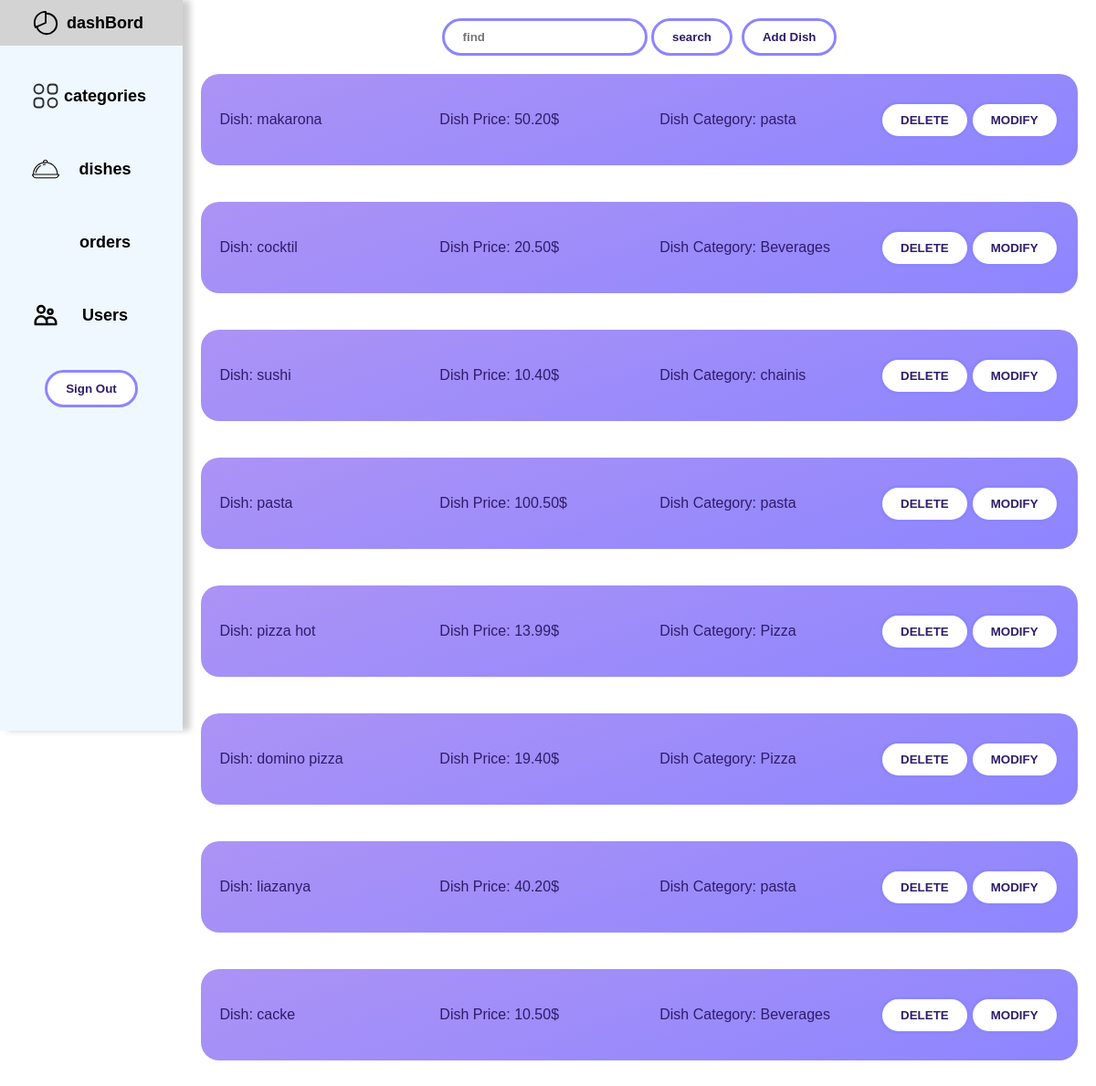
The page /admen/dishes.php on the database its author committed.
### tables this page shows
CREATE TABLE `dishes` (
  `dish_id` int(11) NOT NULL,
  `dish_price` decimal(10,2) NOT NULL,
  `dish_name` varchar(255) DEFAULT NULL,
  `category_id` int(11) NOT NULL
);

CREATE TABLE `categories` (
  `category_id` int(11) NOT NULL,
  `category_name` varchar(100) NOT NULL
);

### admen/dishes.php (the view, shortened to what this page needs)
<?php
include("../db_contect.php");
$mainSql = "SELECT dishes.dish_id, dishes.dish_name, dishes.dish_price, categories.category_name from dishes inner join categories on dishes.category_id = categories.category_id GROUP BY dish_id";
$optionsSql = "SELECT * FROM categories";
$mainList = apllayQuery($con, $mainSql, true);
$optionsList = apllayQuery($con, $optionsSql, true);
?>
<!DOCTYPE html>
<html lang="en">
<head>
    <link rel="stylesheet" href="../styles/dish_style.css">
</head>
<body>
    <?php include("nav.php") ?>
    <main>
        <div class="search_and_add">
            <form method="POST">
                <input type="text" name="search_bar" id="" placeholder="find">
                <input type="submit" name="find" value="search">
            </form>
            <button class="add">Add Dish</button>
        </div>
        <div class="dishes">
            <?php
            if ($_SERVER["REQUEST_METHOD"] == "POST") {
                if (isset($_POST["find"])) {
                    $search = $_POST["search_bar"];
                    showDishes($mainList, $search, $optionsList);
                } elseif (isset($_POST["delete_this_dish"])) {
                    $id = $_POST["did"];
                    apllayQuery($con, "DELETE FROM dishes WHERE dish_id = $id", false);
                    $mainList = apllayQuery($con, $mainSql, true);
                    showDishes($mainList, "", $optionsList);
                } elseif (isset($_POST["add_dish"])) {
                    $name = trim(strtolower(htmlspecialchars($_POST["dish_name"])));
                    $price = htmlspecialchars($_POST["dish_price"]);
                    $check_name = true;
                    $check_price = true;
                    $categoryId = $_POST["category_id"];
                    foreach ($mainList as $dish) {
                        if (trim(strtolower($dish["dish_name"])) == $name || $name === "") {
                            $check_name = false;
                            break;
                        } elseif ($price <= 0 || $price == "") {
                            $check_price = false;
                            break;
                        }
                    }
                    $fileName = $_FILES['img']['name'];
                    $destination = "C:\\xampp\\htdocs\\resturent\\food_images\\" . $fileName;
                    if(!move_uploaded_file($_FILES['img']['tmp_name'],$destination)){
                        echo "<p class=''dish_error>file is not uploaded</p>";
                    }else{
                        echo "hello yahya";
                        $right_destination = "../food_images/" . $fileName;
                        if ($check_name && $check_price) {
                            apllayQuery($con, "INSERT INTO dishes(dish_name, dish_price, category_id,dish_img) VALUES ('$name', $price, $categoryId,'$right_destination')", false);
                            $mainList = apllayQuery($con, $mainSql, true);
                            showDishes($mainList, "", $optionsList);
                        } elseif ($check_name == false) {
                            echo "<p class='dish_error'>" . "Dish name allready exist or it's empty enter valid information!" . "</p>";
                            showDishes($mainList, "", $optionsList);
                        } elseif ($check_price == false) {
                            echo "<p class='dish_error'>" . "enter a valid price!" . "</p>";
                            showDishes($mainList, "", $optionsList);
                        }
                    }
                } elseif (isset($_POST["send_changes"])) {
                    $new_dish_name = trim(strtolower(htmlspecialchars($_POST["new_dish_name"])));
                    $new_dish_price = trim(strtolower(htmlspecialchars($_POST["new_dish_price"])));
                    $new_dish_categoryId = $_POST["new_category_id"];
                    $check_new_name = true;
                    $check_new_price = true;
                    $id = $_POST["dish_id"];
                    foreach ($mainList as $dish) {
                        if (trim(strtolower($dish["dish_name"])) == $new_dish_name || $new_dish_name === "") {
                            $check_new_name = false;
                            break;
                        } elseif ($new_dish_price <= 0 || $new_dish_price == "") {
                            $check_new_price = false;
                            break;
                        }
                    }
                    $dish_new_name = $_FILES['new_img']['name'];
                    $destination = "C:\\xampp\\htdocs\\resturent\\food_images\\" . $dish_new_name;
                    if(!move_uploaded_file($_FILES['new_img']['tmp_name'],$destination)){
                        echo "<p class='new_dish_error'>there is a problem in the uploaded img</p>";
                    }else{
                        $right_destination = "../food_images/" . $dish_new_name;
                        if ($check_new_name && $check_new_price) {
                             apllayQuery($con, "UPDATE dishes SET dish_name = '$new_dish_name', dish_price = $new_dish_price, category_id = $new_dish_categoryId, dish_img = '$right_destination' where dish_id = $id", false);
                             $mainList = apllayQuery($con, $mainSql, true);
                             showDishes($mainList, "", $optionsList);
                            echo "we will stop here to see how this will work";
                        } elseif ($check_new_name == false) {
                            echo "<p class='new_dish_error'>" . "Dish name allready exist or dish new name is empty please enter valid information!" . "</p>";
                            showDishes($mainList, "", $optionsList);
                        } elseif ($check_new_price == false) {
                            echo "<p class='new_dish_error'>" . "you cant enter 0 or negateve numbers please enter valid information!" . "</p>";
                            showDishes($mainList, "", $optionsList);
                        }
                    }
                }
            } else {
                showDishes($mainList, "", $optionsList);
            }
            ?>
        </div>
    </main>
</body>
</html>
<?php
function apllayQuery($con, $query, $state)
{
    if ($state) {
        $result = $con->query($query);
        $result = $result->fetchAll(PDO::FETCH_ASSOC);
        return $result;
    } else {
        $con->exec($query);
    }
}
function showDishes($array, $niddel, $categorys)
{
    foreach ($array as $dish) {
        if (str_contains(trim(strtolower($dish["dish_name"])), trim(strtolower($niddel)))) {
            echo <<<HTML
            <div class="dishe">
                    <p>Dish: {$dish["dish_name"]}</p>
                    <p>Dish Price: {$dish["dish_price"]}$</p>
                    <p>Dish Category:  {$dish["category_name"]}</p>
                    <div class="settings">
                        <button class="delete">DELETE</button>
                        <button class="modify">MODIFY</button>
                    </div>
            </div>
            <dialog class="deleteDailog">
                <div>
                <h2>Are you sure you want to delete?</h2>
                <form action="" method="post">
                <input type="hidden" name="did" value="{$dish['dish_id']}">
                <input type="submit" value="YES" name="delete_this_dish">
                </form>
                <button class="cancel-delete">NO</button>
                </div>
            </dialog>
            <dialog class="modifyDailog">
                <div>
                    <h2>Modify Dish</h2>
                <form method="POST" enctype="multipart/form-data">
                    <input type="hidden" name="dish_id" value="{$dish['dish_id']}">
                    <label for="new_img">new dish img</label>
                    <input type="file" name="new_img" id="" accept="image/*">
                    <label for="new_dish_name">New dish name : </label>
                    <input type="text" name="new_dish_name" id="">
                    <label for="new_dish_price">New dish price : </label>
                    <input type="text" name="new_dish_price" id="">
                    <label for="new_category_id">New dish category :</label>
                    <select name="new_category_id" id="">
            HTML;
            echo <<<HTML
                 </select>
                 <input type="submit" name="send_changes" value="aplly">
                 </form>
                 <button class="cancel_modify">CANCEL</button>
                 </div>
                 </dialog>
             HTML;
        }
    }
}
?>

### admen/nav.php (shortened to what this page needs)
<head>
    <link rel="stylesheet" href="../styles/nav.css">
</head>
<aside>
    <nav>
        <div class="link">
            <img src="../icons/pie-chart-outline.svg" class="icon" alt="">
            <a href="index.php" class="to">dashBord</a>
        </div>
        <div class="link">
            <img src="../icons/category-2-svgrepo-com.svg" class="icon" alt="">
            <a href="category.php" class="to">categories</a>
        </div>
        <div class="link">
            <img src="../icons/dish-svgrepo-com.svg" class="icon" alt="">
            <a href="dishes.php" class="to">dishes</a>
        </div>
        <div class="link">
            <a href="order.php" class="to">orders</a>
        </div>
        <div class="link">
            <img src="../icons/users-svgrepo-com.svg" class="icon" alt="">
            <a href="users.php" class="to">Users</a>
        </div>
        <div class="link">
            <form method="POST">
                <input type="submit" name="sign_out" value="Sign Out">
            </form>
        </div>
    </nav>
</aside>

### styles/dish_style.css (style rules this page uses)
* { margin: 0; padding: 0; box-sizing: border-box; color: var(--seconderyColor) }
:root { --mainColor:#8d85ff; --seconderyColor:#2f1c6a; }
body { display: flex; }
input, button,select { cursor: pointer; padding: 10px 20px; background-color: white; border: 3px solid var(--mainColor); color: var(--seconderyColor); font-weight: bold; border-radius: 50px; }
main { width: 100%; max-width: 100%; display: flex; flex-direction: column; justify-content: center; align-items: center; padding: 20px; margin-left: 200px; }
.dishes { display: flex; flex-direction: column; align-items: center; width: 100%; max-width: 100%; }
.dishe { width: 100%; min-height: 100px; border-radius: 20px; margin: 20px 0px; max-width: 100%; background: linear-gradient(160deg, #ac93f5, var(--mainColor)); display: flex; flex-wrap: wrap; justify-content: space-around; align-items: center; }
.dishe p { width: 200px; min-width: 100px; }
.dishe .settings { max-width: 200px; display: flex; justify-content: flex-end; }
.search_and_add { display: flex; gap: 10px; }

### styles/nav.css (style rules this page uses)
* { font-family: Arial, sans-serif; }
aside { background-color: aliceblue; display: flex; position: fixed; width: 200px; min-width: 200px; height: 100vh; }
aside { display: flex; flex-direction: column; justify-content: flex-start; }
aside nav { display: flex; gap: 30px; flex-direction: column; justify-content: center; }
aside nav a { text-align: center; text-decoration: none; font-weight: bold; font-size: large; color: black; }
.link { height: 50px; display: flex; align-items: center; justify-content: center; }
.icon { width: 30px; }
.to { width: 100px; }

### rows shown on the page
dishes: dish_name "makarona", dish_price "50.20", category.category_name "pasta"
dishes: dish_name "cocktil", dish_price "20.50", category.category_name "Beverages"
dishes: dish_name "sushi", dish_price "10.40", category.category_name "chainis"
dishes: dish_name "pasta", dish_price "100.50", category.category_name "pasta"
dishes: dish_name "pizza hot", dish_price "13.99", category.category_name "Pizza"
dishes: dish_name "domino pizza", dish_price "19.40", category.category_name "Pizza"
dishes: dish_name "liazanya", dish_price "40.20", category.category_name "pasta"
dishes: dish_name "cacke", dish_price "10.50", category.category_name "Beverages"
